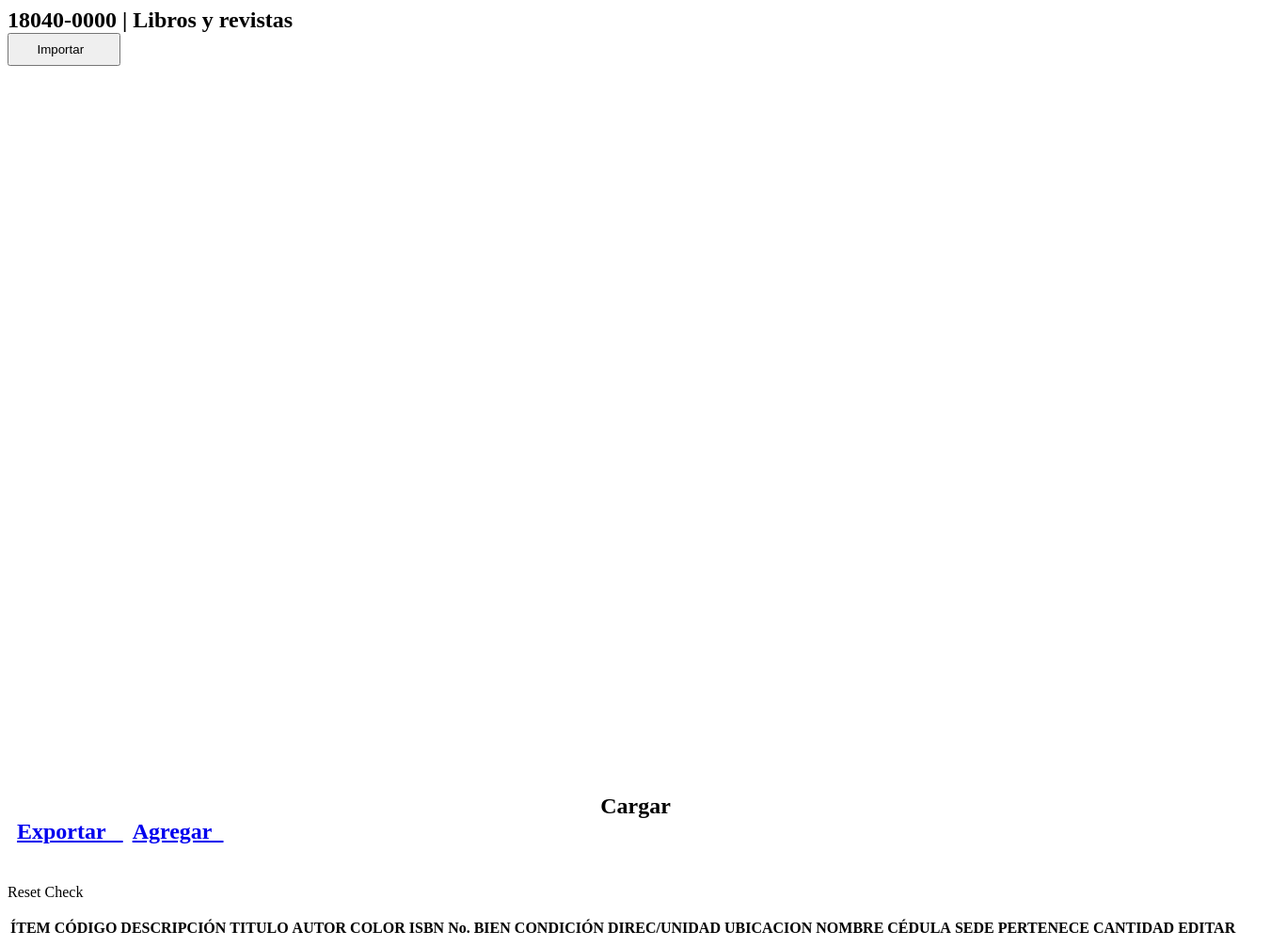
Page /modules/biblioteca/view.php on the earlier database version.
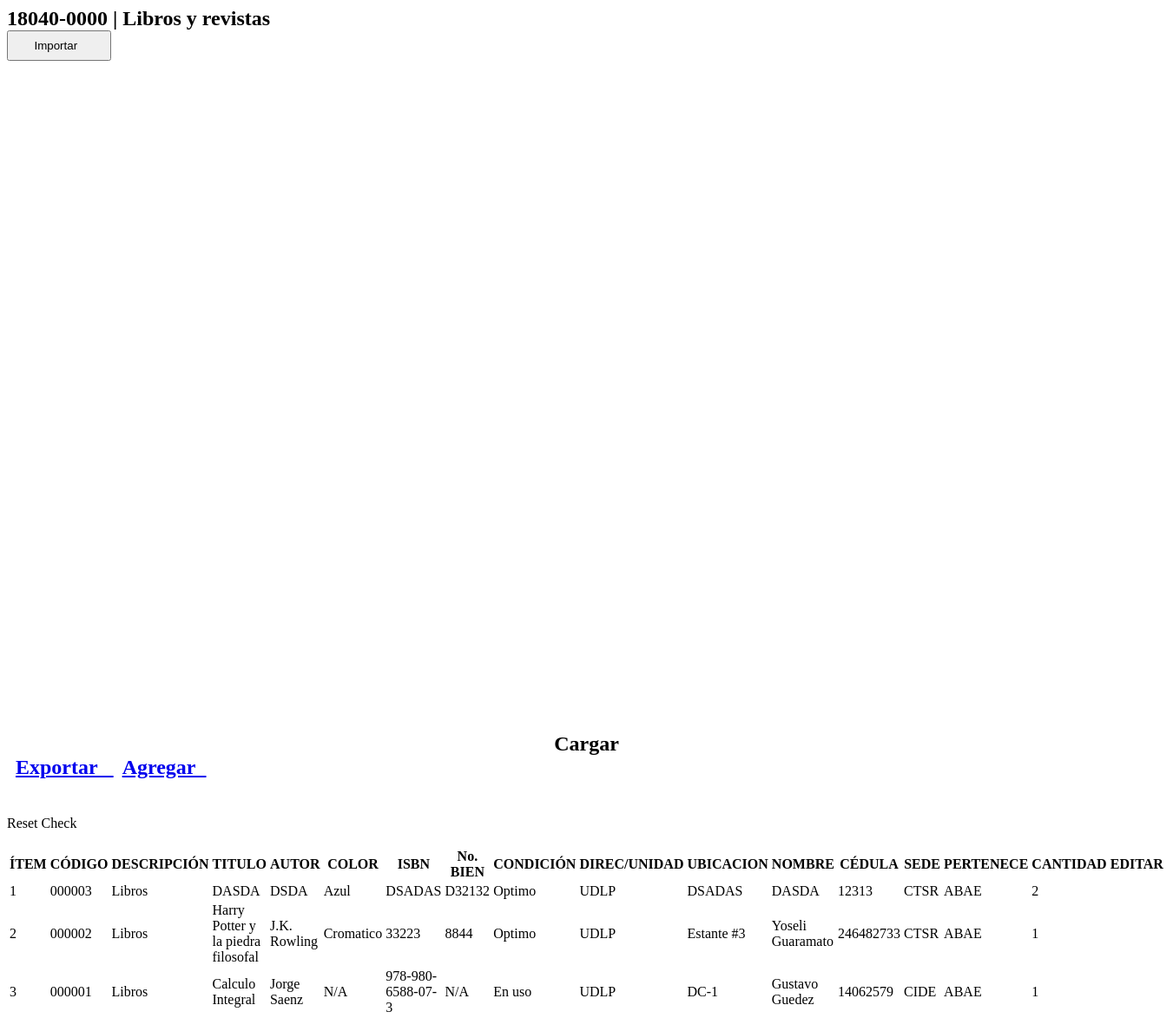
Same page on the later database version.
### tables this page shows
CREATE TABLE `biblioteca` (
  `codigo` varchar(10) NOT NULL,
  `isbn` varchar(30) NOT NULL,
  `tipo` varchar(300) DEFAULT NULL,
  `titulo` varchar(300) DEFAULT NULL,
  `autor` varchar(300) DEFAULT NULL,
  `editorial` varchar(300) DEFAULT NULL,
  `cantidad` int(11) DEFAULT NULL,
  `bienesN` varchar(20) DEFAULT NULL,
  `responsable` varchar(300) DEFAULT NULL,
  `cedula` varchar(15) DEFAULT NULL,
  `sede` varchar(300) NOT NULL,
  `color` varchar(20) DEFAULT NULL,
  `condicion` varchar(300) DEFAULT NULL,
  `ubicacion` varchar(30) DEFAULT NULL,
  `created_user` int(11) DEFAULT NULL,
  `updated_user` int(11) DEFAULT NULL,
  `created_date` timestamp NULL DEFAULT NULL,
  `updated_date` timestamp NULL DEFAULT NULL,
  `estado` enum('chequeado','nochequeado') DEFAULT 'chequeado',
  `categoria` varchar(300) DEFAULT NULL,
  `unidad` varchar(100) NOT NULL DEFAULT 'N/A'
);

### modules/biblioteca/view.php (the view, shortened to what the changed rows need)
<section class="content-header">
  <h2>
  <i class="fa fa-folder-o icon-title"></i> 18040-0000 | Libros y revistas
    <form action="database/excel_to_mysql_biblioteca.php" method="POST" enctype="multipart/form-data">
        <button class="btn btn-primary btn-social pull-right botones" name="archivoInput" data-toggle="tooltip">
        <i class="fa fa-sign-in"></i></i>Importar&nbsp;&nbsp;
        </button>
        <div class="btn-group pull-right" role="group" aria-label="Basic example">
          <a class="btn btn-primary btn-social pull-right botones" data-toggle="tooltip">
          </a>
          <a class="btn btn-primary btn-social  pull-right botones" href="database\php_excel_biblioteca.php" data-toggle="tooltip">
          </a>
          <a class="btn btn-primary btn-social  pull-right botones" href="?module=form_biblioteca&form=add" data-toggle="tooltip">
          </a>
        </div>
    </form>
  </h2>
</section>
<section class="content">
  <div class="row">
    <div class="col-md-12">
      <div class="box box-primary">
        <div class="box-body">
          <table id="dataTables1" class="table table-bordered table-striped table-hover">
            <thead>
              <tr>
                <th class="center">ÍTEM</th>
                <th class="center">CÓDIGO</th>
                <th class="center">DESCRIPCIÓN</th>
                <th class="center">TITULO</th>
                <th class="center">AUTOR</th>
                <th class="center">COLOR</th>
                <th class="center">ISBN</th>
                <th class="center">No. BIEN</th>
                <th class="center">CONDICIÓN</th>
				        <th class="center">DIREC/UNIDAD</th>
                <th class="center">UBICACION</th>
                <th class="center">NOMBRE</th>
                <th class="center">CÉDULA</th>
                <th class="center">SEDE</th>
                <th class="center">PERTENECE</th>
                <th class="center">CANTIDAD</th>
                <th class="center">EDITAR</th>
              </tr>
            </thead>
            <tbody>
            <?php
            $no = 1;
            $query = mysqli_query($mysqli, "SELECT cedula_user,sede, id_user, name_user, foto, permisos_acceso FROM usuarios WHERE id_user='$_SESSION[id_user]'")
                                or die('error: '.mysqli_error($mysqli));
            $permiso = $_SESSION['permisos_acceso'];
            $sede = $_SESSION['sede'];
            if ($sede == 'CTSR' && $permiso == 'Super Admin') {
              $query = mysqli_query($mysqli, "SELECT * FROM biblioteca WHERE categoria= 'Biblioteca' ORDER BY codigo DESC")
                or die('error: '.mysqli_error($mysqli));
            } else {
              $query = mysqli_query($mysqli, "SELECT * FROM biblioteca WHERE categoria= 'Biblioteca' and sede LIKE '$sede' ORDER BY codigo DESC")
                                            or die('error: '.mysqli_error($mysqli));
            }
            while ($data = mysqli_fetch_assoc($query)) {
              echo "<tr>
                      <td width='50'  class='center'>$no</td>
                      <td width='100' class='center'>$data[codigo]</td>
                      <td width='100' class='center'>$data[tipo]</td>
                      <td width='100' class='center'>$data[titulo]</td>
                      <td width='100' class='center'>$data[autor]</td>
                      <td width='100' class='center'>$data[color]</td>
                      <td width='100' class='center'>$data[isbn]</td>
                      <td width='100' class='center'>$data[bienesN]</td>
                      <td width='100' class='center'>$data[condicion]</td>
                      <td width='100' class='center'>$data[unidad]</td>
                      <td width='100' class='center'>$data[ubicacion]</td>
                      <td width='100' class='center'>$data[responsable]</td>
                      <td width='100' class='center'>$data[cedula]</td>
                      <td width='100' class='center'>$data[sede]</td>
                      <td width='100' class='center'>$data[editorial]</td>
                      <td width='50'  class='center'>$data[cantidad]</td>
                      <td width='120' class='center'>
                    <div>
                    <a data-toggle='tooltip' data-placement='top' title='Modificar' style='margin-right:0.3px' class='btn btn-primary btn-xs' href='?module=form_biblioteca&form=edit&id=$data[codigo]'>
                        <i style='x:#fff' class='glyphicon glyphicon-edit'></i>
                    </a>";
            ?>
            <?php
              echo "    </div>
                      </td>
                    </tr>";
              $no++;
            }
            ?>
            </tbody>
          </table>
        </div>
      </div>
    </div>
  </div>
</section>

Differences in the rows shown:
added biblioteca: codigo "000003", tipo "Libros", titulo "DASDA", autor "DSDA", color "Azul", isbn "DSADAS", bienesN "D32132", condicion "Optimo", unidad "UDLP", ubicacion "DSADAS", responsable "DASDA", cedula "12313", sede "CTSR", editorial "ABAE", cantidad "2"
added biblioteca: codigo "000002", tipo "Libros", titulo "Harry Potter y la piedra filosofal", autor "J.K. Rowling", color "Cromatico", isbn "33223", bienesN "8844", condicion "Optimo", unidad "UDLP", ubicacion "Estante #3", responsable "Yoseli Guaramato", cedula "246482733", sede "CTSR", editorial "ABAE", cantidad "1"
now on this page (row edited): biblioteca: codigo "000001", tipo "Libros", titulo "Calculo Integral", autor "Jorge Saenz", color "N/A", isbn "978-980-6588-07-3", bienesN "N/A", condicion "En uso", unidad "UDLP", ubicacion "DC-1", responsable "Gustavo Guedez", cedula "14062579", sede "CIDE", editorial "ABAE", cantidad "1"
